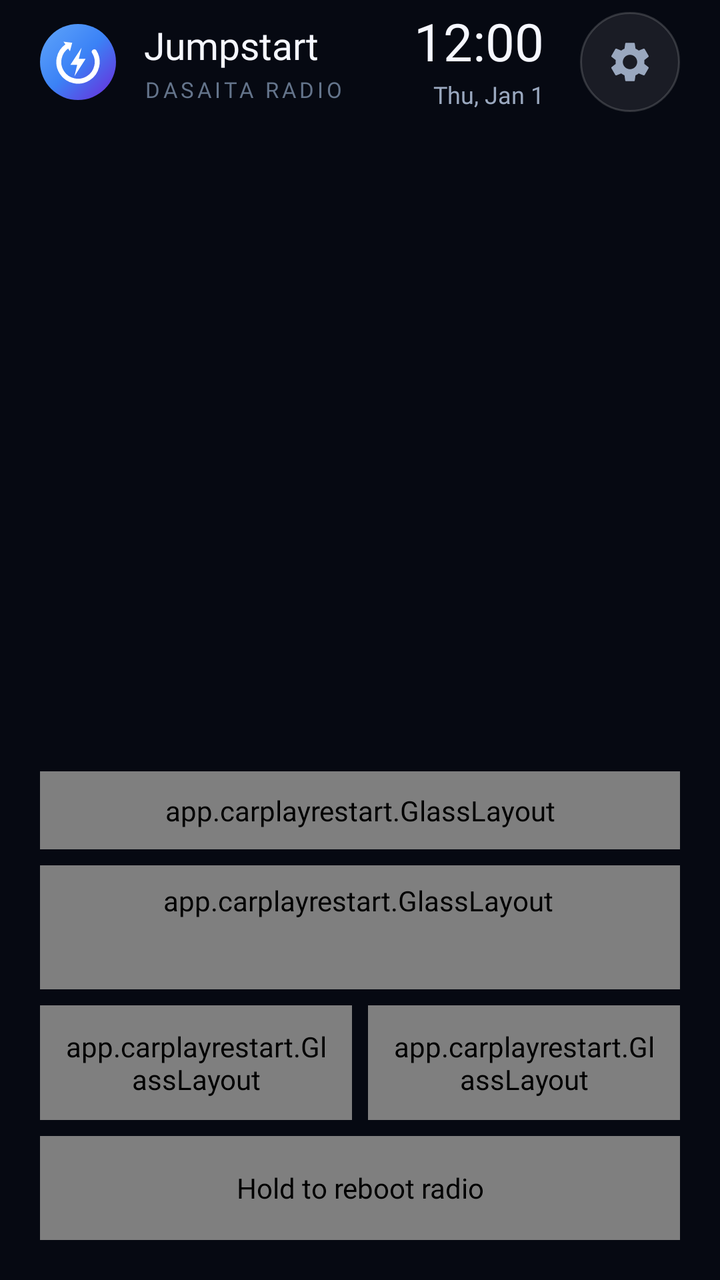
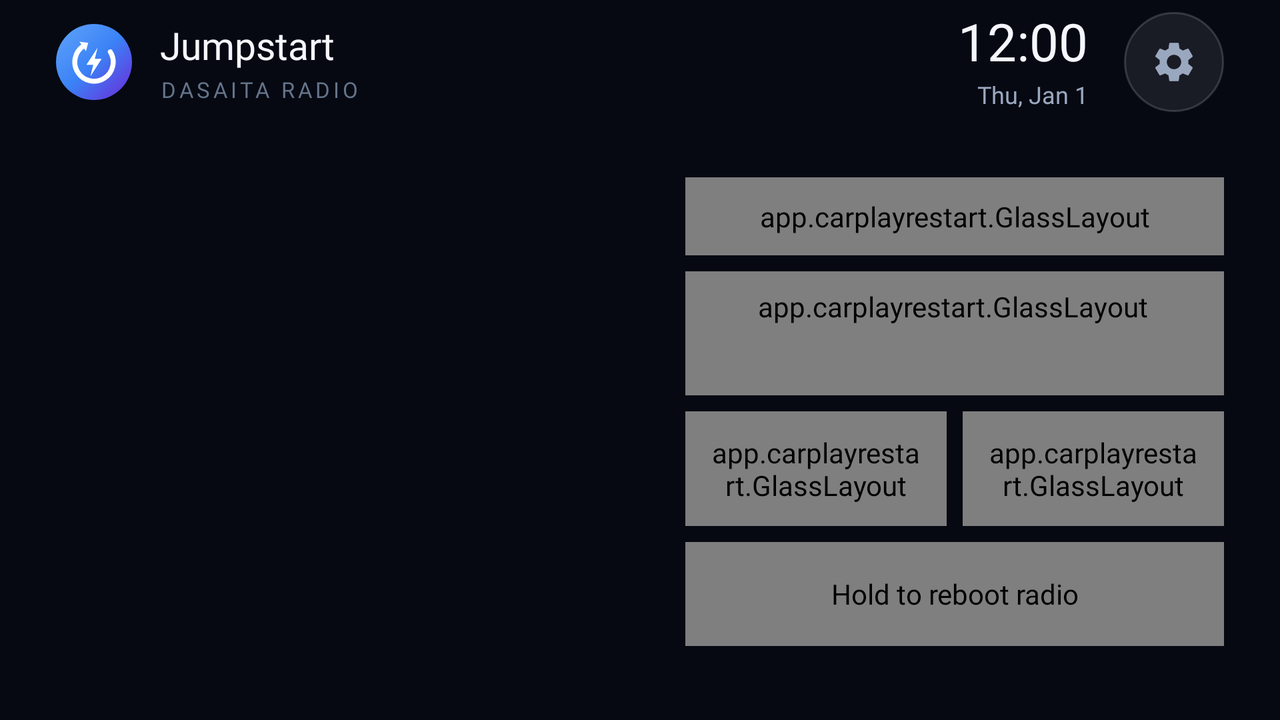

The same Android screen from two of the app's own layout files: first res/layout/ as a phone draws it, then the repository's variant for another configuration, drawn on a device whose configuration selects that folder. Both files follow.
<!-- AndroidManifest.xml: application theme Theme.CarPlayRestart -->
<!-- res/layout/activity_main.xml -->
<?xml version="1.0" encoding="utf-8"?>
<FrameLayout xmlns:android="http://schemas.android.com/apk/res/android"
    android:id="@+id/root"
    android:layout_width="match_parent"
    android:layout_height="match_parent">

    <FrameLayout
        android:id="@+id/backdrop_slot"
        android:layout_width="match_parent"
        android:layout_height="match_parent" />

    <FrameLayout
        android:layout_width="match_parent"
        android:layout_height="match_parent"
        android:fitsSystemWindows="true">

        <LinearLayout
            android:layout_width="match_parent"
            android:layout_height="match_parent"
            android:orientation="vertical"
            android:paddingStart="20dp"
            android:paddingEnd="20dp"
            android:paddingBottom="20dp">

            <include layout="@layout/top_bar" />

            <FrameLayout
                android:id="@+id/hero_slot"
                android:layout_width="match_parent"
                android:layout_height="0dp"
                android:layout_weight="1"
                android:padding="4dp" />

            <include layout="@layout/panel" />
        </LinearLayout>
    </FrameLayout>
</FrameLayout>
<!-- res/layout/top_bar.xml (included above) -->
<?xml version="1.0" encoding="utf-8"?>
<LinearLayout xmlns:android="http://schemas.android.com/apk/res/android"
    android:layout_width="match_parent"
    android:layout_height="62dp"
    android:gravity="center_vertical"
    android:orientation="horizontal">

    <ImageView
        android:layout_width="38dp"
        android:layout_height="38dp"
        android:background="@drawable/bg_orb_small"
        android:importantForAccessibility="no"
        android:padding="8dp"
        android:src="@drawable/ic_jumpstart"
        android:tag="logo"
        android:tint="#FFFFFF" />

    <LinearLayout
        android:layout_width="0dp"
        android:layout_height="wrap_content"
        android:layout_marginStart="14dp"
        android:layout_weight="1"
        android:orientation="vertical">

        <TextView
            android:layout_width="wrap_content"
            android:layout_height="wrap_content"
            android:fontFamily="@font/sora_semibold"
            android:tag="strong|t1"
            android:text="@string/app_name"
            android:textColor="@color/text_primary"
            android:textSize="19sp" />

        <TextView
            style="@style/Overline"
            android:layout_marginTop="2dp"
            android:text="@string/car_name" />
    </LinearLayout>

    <LinearLayout
        android:layout_width="wrap_content"
        android:layout_height="wrap_content"
        android:layout_marginEnd="18dp"
        android:gravity="end"
        android:orientation="vertical">

        <TextClock
            android:layout_width="wrap_content"
            android:layout_height="wrap_content"
            android:fontFamily="@font/sora_semibold"
            android:format12Hour="h:mm"
            android:format24Hour="HH:mm"
            android:includeFontPadding="false"
            android:tag="display|t1"
            android:textColor="@color/text_primary"
            android:textSize="26sp" />

        <TextClock
            android:layout_width="wrap_content"
            android:layout_height="wrap_content"
            android:layout_marginTop="2dp"
            android:format12Hour="EEE, MMM d"
            android:format24Hour="EEE, MMM d"
            android:tag="body|t2"
            android:textColor="@color/text_secondary"
            android:textSize="12sp" />
    </LinearLayout>

    <ImageButton
        android:id="@+id/settings_button"
        android:layout_width="50dp"
        android:layout_height="50dp"
        android:background="@drawable/bg_glass_circle"
        android:contentDescription="@string/settings"
        android:padding="13dp"
        android:scaleType="fitCenter"
        android:src="@drawable/ic_settings"
        android:tag="circle|t2"
        android:tint="@color/text_secondary" />
</LinearLayout>
<!-- res/layout/panel.xml (included above) -->
<?xml version="1.0" encoding="utf-8"?>
<LinearLayout xmlns:android="http://schemas.android.com/apk/res/android"
    xmlns:app="http://schemas.android.com/apk/res-auto"
    android:layout_width="match_parent"
    android:layout_height="wrap_content"
    android:orientation="vertical">

    <app.carplayrestart.GlassLayout
        android:id="@+id/app_card"
        android:layout_width="match_parent"
        android:layout_height="wrap_content"
        android:gravity="center_vertical"
        android:orientation="horizontal"
        android:padding="10dp"
        app:glassRadius="20dp">

        <FrameLayout
            android:layout_width="46dp"
            android:layout_height="46dp"
            android:background="@drawable/bg_icon_tile"
            android:tag="tile">

            <ImageView
                android:id="@+id/app_icon"
                android:layout_width="32dp"
                android:layout_height="32dp"
                android:layout_gravity="center"
                android:importantForAccessibility="no"
                android:src="@drawable/ic_app_placeholder" />
        </FrameLayout>

        <LinearLayout
            android:layout_width="0dp"
            android:layout_height="wrap_content"
            android:layout_marginStart="14dp"
            android:layout_weight="1"
            android:orientation="vertical">

            <TextView
                android:id="@+id/app_name"
                android:layout_width="match_parent"
                android:layout_height="wrap_content"
                android:ellipsize="end"
                android:fontFamily="@font/sora_bold"
                android:maxLines="1"
                android:tag="strong|t1"
                android:textColor="@color/text_primary"
                android:textSize="19sp" />

            <TextView
                android:id="@+id/app_sub"
                android:layout_width="match_parent"
                android:layout_height="wrap_content"
                android:layout_marginTop="1dp"
                android:tag="body|t2"
                android:textColor="@color/text_secondary"
                android:textSize="13sp" />
        </LinearLayout>
    </app.carplayrestart.GlassLayout>

    <app.carplayrestart.GlassLayout
        android:id="@+id/status_card"
        android:layout_width="match_parent"
        android:layout_height="wrap_content"
        android:layout_marginTop="8dp"
        android:gravity="center_vertical"
        android:minHeight="62dp"
        android:orientation="horizontal"
        android:paddingStart="10dp"
        android:paddingTop="8dp"
        android:paddingEnd="12dp"
        android:paddingBottom="8dp"
        app:glassRadius="20dp">

        <app.carplayrestart.PulseDot
            android:id="@+id/status_dot"
            android:layout_width="30dp"
            android:layout_height="30dp" />

        <LinearLayout
            android:layout_width="0dp"
            android:layout_height="wrap_content"
            android:layout_marginStart="8dp"
            android:layout_weight="1"
            android:orientation="vertical">

            <TextView
                android:id="@+id/status_title"
                android:layout_width="match_parent"
                android:layout_height="wrap_content"
                android:fontFamily="@font/sora_semibold"
                android:tag="strong|t1"
                android:textColor="@color/text_primary"
                android:textSize="18sp" />

            <TextView
                android:id="@+id/status_detail"
                android:layout_width="match_parent"
                android:layout_height="wrap_content"
                android:layout_marginTop="1dp"
                android:tag="body|t2"
                android:textColor="@color/text_secondary"
                android:textSize="13sp" />
        </LinearLayout>

        <TextView
            android:id="@+id/setup_button"
            android:layout_width="wrap_content"
            android:layout_height="40dp"
            android:layout_marginStart="10dp"
            android:background="@drawable/bg_pill_warm"
            android:fontFamily="@font/sora_semibold"
            android:gravity="center"
            android:paddingStart="20dp"
            android:paddingEnd="20dp"
            android:tag="pillwarn"
            android:text="@string/set_up"
            android:textColor="#FF1A1204"
            android:textSize="15sp"
            android:visibility="gone" />
    </app.carplayrestart.GlassLayout>

    <LinearLayout
        android:id="@+id/stats_row"
        android:layout_width="match_parent"
        android:layout_height="wrap_content"
        android:layout_marginTop="8dp"
        android:orientation="horizontal">

        <app.carplayrestart.GlassLayout
            android:layout_width="0dp"
            android:layout_height="match_parent"
            android:layout_weight="1"
            android:orientation="vertical"
            android:padding="11dp"
            app:glassRadius="18dp">

            <TextView
                style="@style/Overline"
                android:text="@string/stat_last" />

            <TextView
                android:id="@+id/last_value"
                android:layout_width="wrap_content"
                android:layout_height="wrap_content"
                android:layout_marginTop="3dp"
                android:fontFamily="@font/sora_semibold"
                android:tag="display|t1"
                android:textColor="@color/text_primary"
                android:textSize="21sp" />

            <TextView
                android:id="@+id/last_sub"
                android:layout_width="wrap_content"
                android:layout_height="wrap_content"
                android:layout_marginTop="1dp"
                android:tag="body|t2"
                android:textSize="12sp" />
        </app.carplayrestart.GlassLayout>

        <app.carplayrestart.GlassLayout
            android:layout_width="0dp"
            android:layout_height="match_parent"
            android:layout_marginStart="8dp"
            android:layout_weight="1"
            android:orientation="vertical"
            android:padding="11dp"
            app:glassRadius="18dp">

            <TextView
                style="@style/Overline"
                android:text="@string/stat_today" />

            <LinearLayout
                android:layout_width="wrap_content"
                android:layout_height="wrap_content"
                android:layout_marginTop="3dp"
                android:orientation="horizontal">

                <TextView
                    android:id="@+id/today_value"
                    android:layout_width="wrap_content"
                    android:layout_height="wrap_content"
                    android:fontFamily="@font/sora_semibold"
                    android:tag="display|t1"
                    android:textColor="@color/text_primary"
                    android:textSize="21sp" />

                <TextView
                    android:id="@+id/today_unit"
                    android:layout_width="wrap_content"
                    android:layout_height="wrap_content"
                    android:layout_marginStart="6dp"
                    android:tag="body|t2"
                    android:textColor="@color/text_secondary"
                    android:textSize="13sp" />
            </LinearLayout>

        </app.carplayrestart.GlassLayout>
    </LinearLayout>

    <app.carplayrestart.HoldButton
        android:id="@+id/hold_button"
        android:layout_width="match_parent"
        android:layout_height="52dp"
        android:layout_marginTop="8dp"
        android:contentDescription="@string/hold_idle">

        <LinearLayout
            android:layout_width="wrap_content"
            android:layout_height="wrap_content"
            android:layout_gravity="center"
            android:gravity="center_vertical"
            android:importantForAccessibility="noHideDescendants"
            android:orientation="horizontal">

            <ImageView
                android:layout_width="22dp"
                android:layout_height="22dp"
                android:src="@drawable/ic_power"
                android:tag="icon|holdicon"
                android:tint="@color/warn" />

            <TextView
                android:id="@+id/hold_label"
                android:layout_width="wrap_content"
                android:layout_height="wrap_content"
                android:layout_marginStart="10dp"
                android:fontFamily="@font/sora_semibold"
                android:tag="strong|hold"
                android:text="@string/hold_idle"
                android:textColor="#FFFCD34D"
                android:textSize="17sp" />
        </LinearLayout>
    </app.carplayrestart.HoldButton>
</LinearLayout>
<!-- resources referenced by this layout -->
<resources>
  <color name="text_primary">#F5F7FF</color>
  <color name="text_secondary">#9AA8BF</color>
  <color name="warn">#FBBF24</color>
  <!-- drawable bg_glass_circle (drawable) -->
  <?xml version="1.0" encoding="utf-8"?>
  <ripple xmlns:android="http://schemas.android.com/apk/res/android"
      android:color="@color/ripple_light">
      <item>
          <shape android:shape="oval">
              <solid android:color="#14FFFFFF" />
              <stroke
                  android:width="1dp"
                  android:color="#29FFFFFF" />
          </shape>
      </item>
  </ripple>
  <!-- drawable bg_icon_tile (drawable) -->
  <?xml version="1.0" encoding="utf-8"?>
  <shape xmlns:android="http://schemas.android.com/apk/res/android"
      android:shape="rectangle">
      <corners android:radius="16dp" />
      <gradient
          android:angle="270"
          android:endColor="#FF0B1220"
          android:startColor="#FF1E293B" />
      <stroke
          android:width="1dp"
          android:color="#29FFFFFF" />
  </shape>
  <!-- drawable bg_orb_small (drawable) -->
  <?xml version="1.0" encoding="utf-8"?>
  <shape xmlns:android="http://schemas.android.com/apk/res/android"
      android:shape="oval">
      <gradient
          android:angle="315"
          android:centerColor="@color/accent"
          android:endColor="@color/violet_deep"
          android:startColor="@color/accent_light" />
  </shape>
  <!-- drawable bg_pill_warm (drawable) -->
  <?xml version="1.0" encoding="utf-8"?>
  <ripple xmlns:android="http://schemas.android.com/apk/res/android"
      android:color="@color/ripple_light">
      <item>
          <shape android:shape="rectangle">
              <corners android:radius="100dp" />
              <gradient
                  android:angle="0"
                  android:endColor="@color/warn_deep"
                  android:startColor="@color/warn" />
          </shape>
      </item>
  </ripple>
  <string name="app_name">Jumpstart</string>
  <string name="car_name">DASAITA RADIO</string>
  <string name="hold_idle">Hold to reboot radio</string>
  <string name="set_up">Set up</string>
  <string name="settings">Settings</string>
  <string name="stat_last">Last restart</string>
  <string name="stat_today">Today</string>
  <style name="Overline">
          <item name="android:layout_width">wrap_content</item>
          <item name="android:layout_height">wrap_content</item>
          <item name="android:fontFamily">@font/sora_semibold</item>
          <item name="android:letterSpacing">0.14</item>
          <item name="android:tag">label|t3</item>
          <item name="android:textAllCaps">true</item>
          <item name="android:textColor">@color/text_tertiary</item>
          <item name="android:textSize">11sp</item>
      </style>
  <color name="ripple_light">#33FFFFFF</color>
  <color name="accent">#3B82F6</color>
  <color name="violet_deep">#6D28D9</color>
  <color name="accent_light">#60A5FA</color>
  <color name="warn_deep">#F97316</color>
  <color name="text_tertiary">#64748B</color>
  <color name="bg">#060912</color>
  <style name="Dialog.CarPlayRestart" parent="android:Theme.Material.Dialog.Alert">
          <item name="android:windowBackground">@drawable/bg_dialog</item>
          <item name="android:colorAccent">@color/accent_light</item>
          <item name="android:fontFamily">@font/sora_regular</item>
      </style>
  <!-- drawable bg_dialog (drawable) -->
  <?xml version="1.0" encoding="utf-8"?>
  <inset xmlns:android="http://schemas.android.com/apk/res/android"
      android:insetBottom="16dp"
      android:insetLeft="20dp"
      android:insetRight="20dp"
      android:insetTop="16dp">
      <shape android:shape="rectangle">
          <corners android:radius="26dp" />
          <solid android:color="@color/glass_solid" />
          <stroke
              android:width="1dp"
              android:color="#29FFFFFF" />
      </shape>
  </inset>
  <color name="glass_solid">#F00C1322</color>
  <!-- some entries are left out for length -->
</resources>
<!-- res/layout-land/activity_main.xml (the repository's variant of the layout above) -->
<!-- drawn on the phone turned sideways -->
<?xml version="1.0" encoding="utf-8"?>
<FrameLayout xmlns:android="http://schemas.android.com/apk/res/android"
    android:id="@+id/root"
    android:layout_width="match_parent"
    android:layout_height="match_parent">

    <FrameLayout
        android:id="@+id/backdrop_slot"
        android:layout_width="match_parent"
        android:layout_height="match_parent" />

    <FrameLayout
        android:layout_width="match_parent"
        android:layout_height="match_parent"
        android:fitsSystemWindows="true">

        <LinearLayout
            android:layout_width="match_parent"
            android:layout_height="match_parent"
            android:orientation="vertical"
            android:paddingStart="28dp"
            android:paddingEnd="28dp"
            android:paddingBottom="10dp">

            <include layout="@layout/top_bar" />

            <LinearLayout
                android:layout_width="match_parent"
                android:layout_height="0dp"
                android:layout_weight="1"
                android:orientation="horizontal">

                <FrameLayout
                    android:id="@+id/hero_slot"
                    android:layout_width="0dp"
                    android:layout_height="match_parent"
                    android:layout_weight="1.08" />

                <ScrollView
                    android:layout_width="0dp"
                    android:layout_height="match_parent"
                    android:layout_marginStart="24dp"
                    android:layout_weight="1"
                    android:fillViewport="true"
                    android:overScrollMode="never"
                    android:scrollbars="none">

                    <LinearLayout
                        android:layout_width="match_parent"
                        android:layout_height="wrap_content"
                        android:gravity="center_vertical"
                        android:orientation="vertical"
                        android:paddingTop="2dp"
                        android:paddingBottom="2dp">

                        <include layout="@layout/panel" />
                    </LinearLayout>
                </ScrollView>
            </LinearLayout>
        </LinearLayout>
    </FrameLayout>
</FrameLayout>
